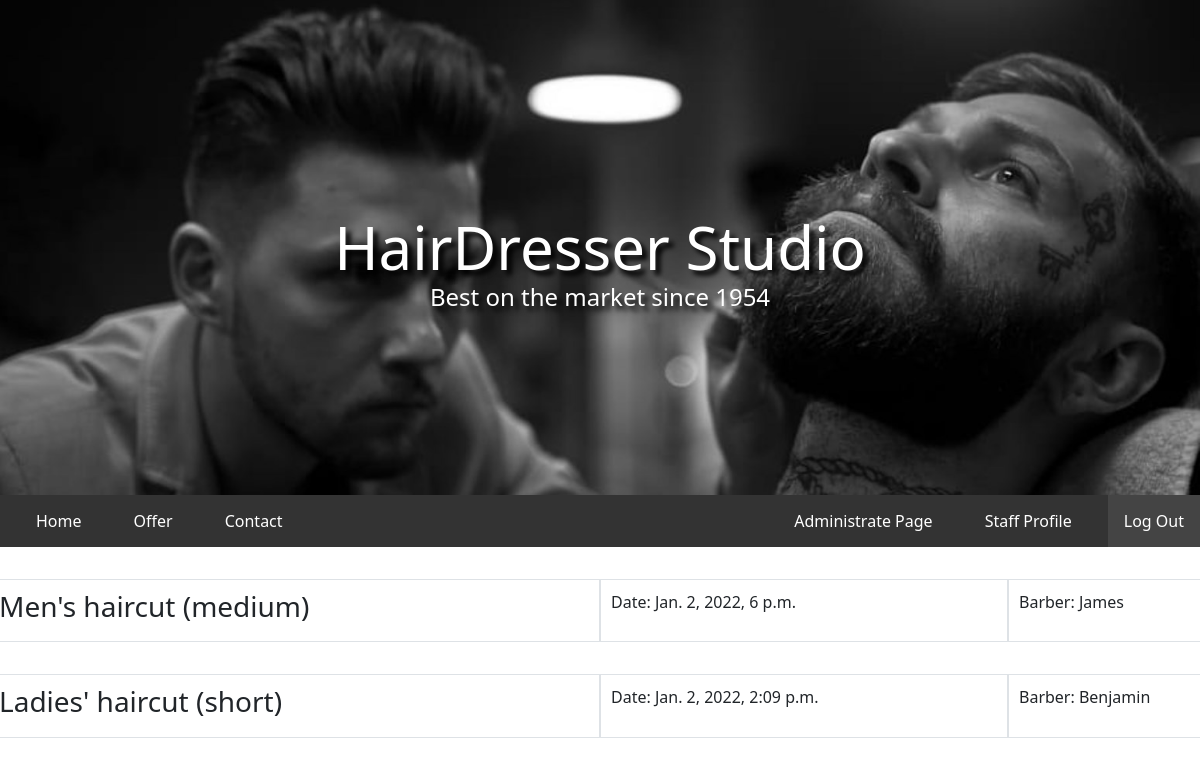
Screenshot of /userprofile/ (signed in) with the database file from the repository.
### app/models.py (models this page shows, shortened)
class Reservation(Model):
    Offer = models.ForeignKey(Offer, on_delete=models.CASCADE, null=True)
    Barber = models.ForeignKey(Barber, on_delete=models.CASCADE, null=True)
    Client = TextField()
    Date = DateTimeField()

class Offer(Model):
    Name = TextField()
    Price = IntegerField(default='0')

class Barber(Model):
    Name = TextField()

### app/views.py (the view)
# urls.py: path('userprofile/', user_profile),
@login_required
def user_profile(request):
    reservations = Reservation.objects.all()
    return render(request, "home/user_profile.html", {'reservations':reservations})

### app/templates/home/user_profile.html (shortened to what this page needs)
{% load static %}
<!doctype html>
<html lang="pl">
    <head>
        <link href="https://cdn.jsdelivr.net/npm/bootstrap@5.0.2/dist/css/bootstrap.min.css" rel="stylesheet">
        <link rel="stylesheet" href="{% static 'style.css' %}">
    </head>
    <body>
        <div class="header">
          <img id="headback" src="{% static 'header_back.jpg' %}" alt="My image">
          <p class="header_center">HairDresser Studio</p>
          <p class="header_center_sub">Best on the market since 1954</p>
        </div>
        <ul>
          <li><a href="/home">Home</a></li>
          <li><a href="#offer">Offer</a></li>
          <li><a href="#contact">Contact</a></li>
          {% if request.user.is_authenticated %}
            <li style="float:right"><a class="login" href="/logout">Log Out</a></li>
            {% if request.user.is_staff %}
            <li style="float:right"><a href="/staffprofile">Staff Profile</a></li>
              {% if request.user.is_superuser %}
                <li style="float:right"><a href="/admin">Administrate Page</a></li>
              {% endif %}
            {% else %}
              <li style="float:right"><a href="/userprofile">{{user.username}} - Profile</a></li>
              <li style="float:right"><a href="/newreservation">New Reservation</a></li>
            {% endif %}
          {% else %}
            <li style="float:right"><a class="login" href="/login">Log In</a></li>
          {% endif %}
        </ul>
        {% for r in reservations %}
          {% if r.Client == request.user.username %}
            <div class="row">
              <div style="padding:10px" class="border col-sm-6">
                <h3>{{r.Offer.Name}}</h3>
              </div>
              <div style="padding:10px" class="border col-sm-4">
                <p>Date: {{ r.Date }}</p>
              </div>
              <div style="padding:10px" class="border col-sm-2">
                <p>Barber: {{ r.Barber.Name }}</p>
              </div>
            </div>
          {% endif %}
        {% endfor %}
    </body>
</html>

### static/style.css (style rules this page uses)
html { scroll-behavior: smooth; }
ul { list-style-type: none; margin: 0; padding: 0; overflow: hidden; background-color: #333; position: -webkit-sticky; position: sticky; top: 0; font-size:2vh; }
li { color:white; float: left; }
li a { display: block; color: white; text-align: center; padding: 14px 16px; text-decoration: none; margin-left: 20px; }
.login { background-color: rgb(68, 68, 68); }
#headback { width:100%; object-fit: cover; }
.header { position: relative; text-align: center; color: white; }
.header_center { position: absolute; top: 50%; left: 50%; transform: translate(-50%, -50%); font-size: 5vw; text-shadow: 5px 5px 5px black; }
.header_center_sub { position: absolute; top: 60%; left: 50%; transform: translate(-50%, -50%); font-size: 2vw; text-shadow: 5px 5px 5px black; }
.row { margin-top: 4vh; margin-bottom: 4vh; }
.border { justify-content: space-between; }

### rows the page displays
Reservation: Offer.Name "Men's haircut (medium)", Date "Jan. 2, 2022, 6 p.m.", Barber.Name "James"
Reservation: Offer.Name "Ladies' haircut (short)", Date "Jan. 2, 2022, 2:09 p.m.", Barber.Name "Benjamin"
